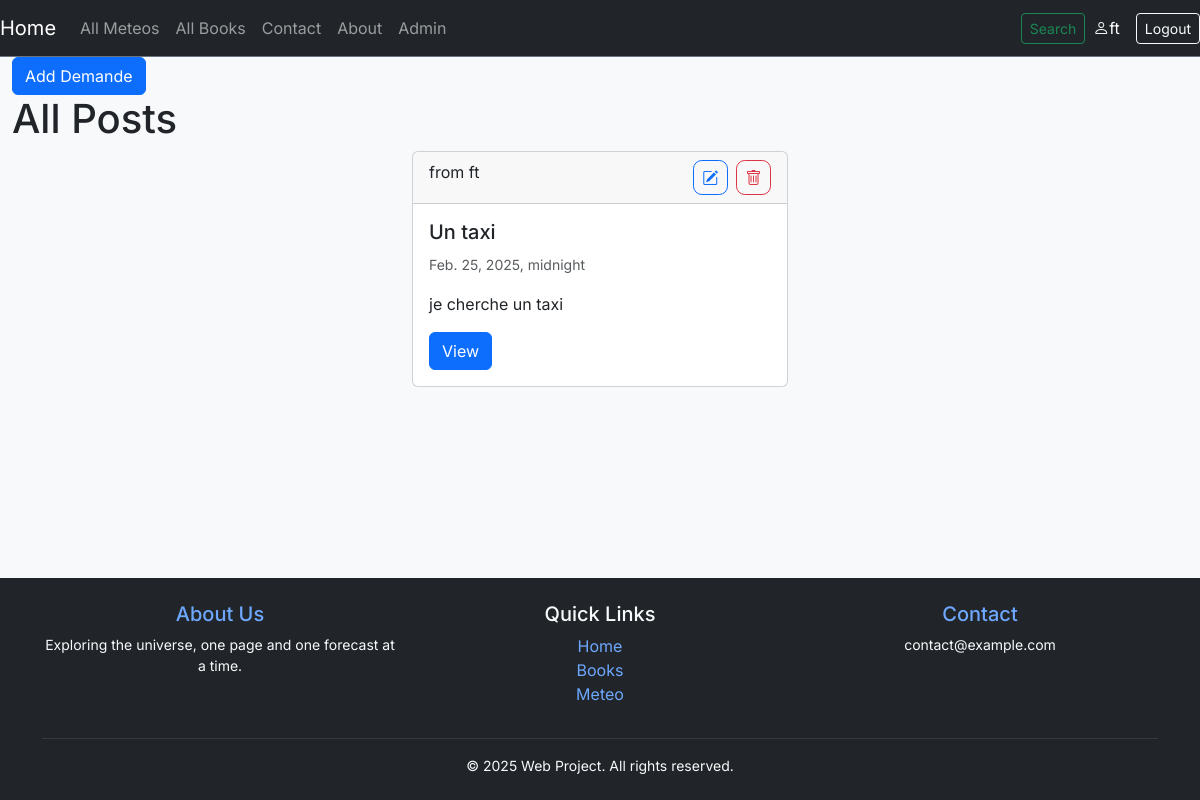
/demandes/ (signed in), run on the app's committed database.
### demandes/models.py (models this page shows, shortened)
class Demandes(models.Model):
    user = models.ForeignKey(User, default=1, null=True, on_delete=models.SET_NULL,related_name='demandes')
    title = models.CharField(max_length=144)
    slug = models.SlugField(unique=True)
    content = models.TextField(null=True, blank=True)
    publish_date = models.DateTimeField(auto_now=False, auto_now_add=False, null=True, blank=True)
    timestamp = models.DateTimeField(auto_now_add=True)
    updated = models.DateTimeField(auto_now=True)
    objects=models.Manager()
    CATEGORY_CHOICES = [
        ('courses', 'Courses'),
        ('livraison', 'Livraison'),
        ('transport', 'Transport'),
    ]
    category = models.CharField(max_length=20, choices=CATEGORY_CHOICES, default='courses')
    description = models.TextField(null=True, blank=True)
    status = models.CharField(max_length=20,null=True, blank=True)
    class Meta:
        ordering=['-publish_date', '-updated', '-timestamp']
    def get_absolute_url(self):
        return f"/demandes/{self.slug}"
    def get_edit_url(self):
        return f"{self.get_absolute_url()}/edit"
    def get_delete_url(self):
        return f"{self.get_absolute_url()}/delete"

### demandes/views.py (the view)
# urls.py: path('demandes/', views.list, name='list'),
def list(request):
    if (request.user.is_staff):
        queryset=Demandes.objects.all()
    else:
        queryset=Demandes.objects.all().published()
    template='demandes/list.html'
    context ={"title":'All Posts', "object_list": queryset}
    return render(request,template, context)

### demandes/templates/demandes/list.html
{% extends "base.html" %}
{% block content %}
{% if request.user.is_anonymous %}
{% else %}
<a href="/demandes-new" class="card-link btn btn-primary">Add Demande</a>
{% endif %}
<H1>{{title}}</H1>
<div class="row">
{% for demande in object_list %}
<div class='col-12 col-md-4 mx-auto'>
{% include 'demandes/list_inline.html' with item=demande detail=False %}
</div>
{% endfor %}
</div>
{% endblock %}

### templates/navbar.html (shortened to what this page needs)
<nav class="navbar navbar-expand-lg sticky-top navbar-dark bg-dark border-bottom border-secondary">
  <a class="navbar-brand" href="/">Home</a>
  <div class="collapse navbar-collapse" id="navbarSupportedContent">
    <ul class="navbar-nav me-auto">
      <li class="nav-item">
        <a class="nav-link" href="/hmeteo">All Meteos</a>
      </li>
      <li class="nav-item">
        <a class="nav-link" href="/book">All Books</a>
      </li>
      <li class="nav-item">
      <li class="nav-item">
        <a class="nav-link" href='/contact'>Contact</a>
      </li>
      <li class="nav-item">
        <a class="nav-link" href='/about'>About</a>
      </li>
      {% if user.is_staff %}
      <li class="nav-item">
        <a class="nav-link" href='/admin/'>Admin</a>
      </li>
      {% endif %}
    </ul>
    <div class="d-flex align-items-center ms-auto gap-2">
      {% if user.is_authenticated %}
      <form class="d-flex" action="/search/">
        <button class="btn btn-outline-success btn-sm" type="submit">Search</button>
      </form>
      <a class="nav-link text-white me-2" href="{% url 'userprofile' %}"><i class="bi bi-person"></i>{{ user.username }}</a>
      <form method="post" action="{% url 'logout' %}">
        <button type="submit" class="btn btn-outline-light btn-sm">Logout</button>
      </form>
      {% else %}
      <a class="btn btn-outline-light btn-sm" href="{% url 'login' %}"><i class="bi bi-person"></i>Login</a>
      {% endif %}
    </div>
  </div>
</nav>

### demandes/templates/demandes/list_inline.html (shortened to what this page needs)
<div class="card">
    <div class="card-header d-flex justify-content-between align-items-start">
        <span>from {{ item.user }}</span>
        {% if request.user == demande.user %}
        <div class="card-actions">
            <a href="{{ demande.get_edit_url }}" class="btn btn-sm btn-outline-primary" title="Edit">
                <i class="bi bi-pencil-square"></i>
            </a>
            <a href="{{ demande.get_delete_url }}" class="btn btn-sm btn-outline-danger" title="Delete">
                <i class="bi bi-trash"></i>
            </a>
        </div>
        {% endif %}
    </div>
    <div class="card-body {% if not item.publish_date %} border border-warning text-muted {% endif %}">
        <h5 class="card-title">{{ item.title }}</h5>
        <small class="text-muted">{{ item.publish_date }} </small>
        {% if detail %}
        <p class="card-text">{{ item.content|linebreaks }}</p>
        {% else %}
        <p class="card-text">{{ item.content|linebreaks|truncatewords:30 }}</p>
        <a class="card-link btn btn-primary" href="{{ item.get_absolute_url }}">View</a>
        {% endif %}
    </div>
</div>

### templates/base.html (style rules this page uses)
body { font-family: 'Inter', sans-serif; display: flex; flex-direction: column; min-height: 100vh; background-color: #f8f9fa; }
.card-actions { position: relative; z-index: 2; display: flex; gap: 0.5rem; }
.card-actions .btn { width: 2.2rem; height: 2.2rem; padding: 0; display: inline-flex; align-items: center; justify-content: center; border-radius: 0.55rem; }
.card-actions .btn i { font-size: 1rem; }

### data on the page
Demandes: user "ft", title "Un taxi", publish_date "Feb. 25, 2025, midnight", content "je cherche un taxi"

### other printed values
{{ user.username }} "ft"
{{ title }} "All Posts"
